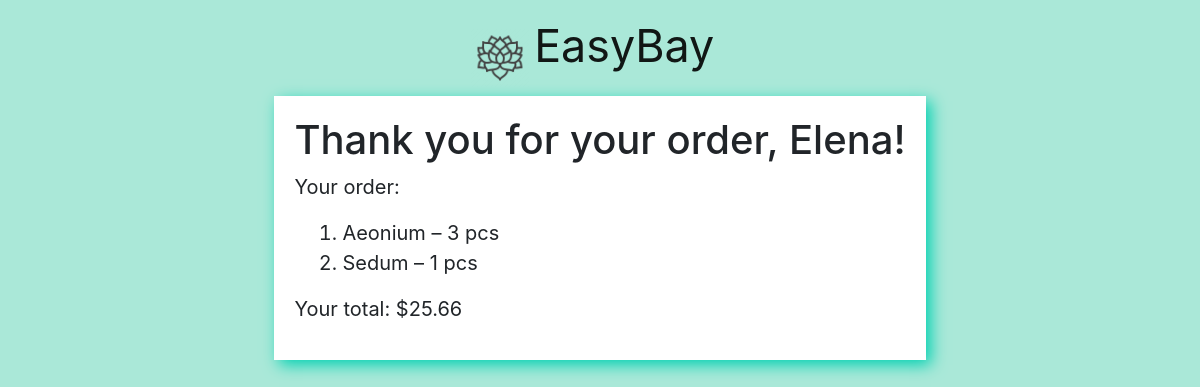
/succulents/success/ (signed in), run on the app's committed database.
### user/models.py (models this page shows, shortened)
class User(models.Model):
    first_name = models.CharField(max_length=45)
    last_name = models.CharField(max_length=45)
    email = models.CharField(max_length=45)
    password = models.CharField(max_length=100)
    profile_picture = models.FileField(upload_to="profile_pictures", default='profile_pictures/default.jpg')
    created_at = models.DateTimeField(auto_now_add=True)
    updated_at = models.DateTimeField(auto_now=True)
    objects = UserManager()

### plant/models.py (models this page shows)
class Plant(models.Model):
    name = models.CharField(max_length=45)
    description = models.TextField()
    price = models.FloatField()
    quantity = models.IntegerField()
    picture = models.FileField(upload_to="plants_images", default='plants_images/default_succulent.png')
    created_at = models.DateTimeField(auto_now_add=True)
    updated_at = models.DateTimeField(auto_now=True)
    objects = PlantManager()

class Order(models.Model):
    plants = models.ManyToManyField(Plant, related_name = "orders")
    amounts = models.CharField(max_length=200, default='')
    order_sum = models.FloatField(default=0.0)
    user = models.ForeignKey(User, related_name="user_orders", on_delete=models.CASCADE)
    created_at = models.DateTimeField(auto_now_add=True)
    updated_at = models.DateTimeField(auto_now=True)

### plant/views.py (the view)
# urls.py: path("success/", views.success),
def success(request):
    plants = User.objects.get(id = request.session["userid"]).user_orders.last().plants.order_by("name")
    amounts = User.objects.get(id = request.session["userid"]).user_orders.last().amounts.split(',')
    context = {
		"user": User.objects.get(id = request.session["userid"]),
		"current_order": User.objects.get(id = request.session["userid"]).user_orders.last(),
		"plant_dict": dict(zip(amounts, plants.all())),
	}
    return render(request, "success.html", context)

### plant/templates/success.html (shortened to what this page needs)
<!DOCTYPE html>
<html lang="en">
	<head>
		<link
			rel="stylesheet"
			href="https://cdn.jsdelivr.net/npm/bootstrap@4.6.0/dist/css/bootstrap.min.css"
		/>
		{% load static %}
		<link rel="stylesheet" href="{% static 'all_styles/styles.css' %}" />
	</head>
	<body class="color_body">
		<div class="container">
			<div class="text-center">{% include 'partials/logo.html' %}</div>
			<div class="row justify-content-center"><div class="general_card"><h1>Thank you for your order, {{user.first_name}}!</h1>
			<p>Your order:</p>
			<ol class="ml-5">
				{% for amount, plant in plant_dict.items %}
				<li>{{plant.name}} &ndash; {{amount}} pcs</li>
				{% endfor %}
			</ol>
			<p>Your total: ${{current_order.order_sum}}</p>
		</div></div>
	</body>
</html>

### static_files/css/styles.css (style rules this page uses)
* { vertical-align: baseline; font-weight: inherit; font-family: inherit; font-style: inherit; color: inherit; font-size: 100%; border: 0 none; outline: 0; padding: 0; margin: 0; }
.general_card { display: block; padding: 20px; box-shadow: 5px 5px 15px #00d1b2; background-color: #fff; font-size:20px; }
.color_body { background-color: #aae8d8; }

### data on the page
User: first_name "Elena"
Plant: name "Aeonium", amount "3"
Plant: name "Sedum", amount "1"
Order: order_sum "25.66"
